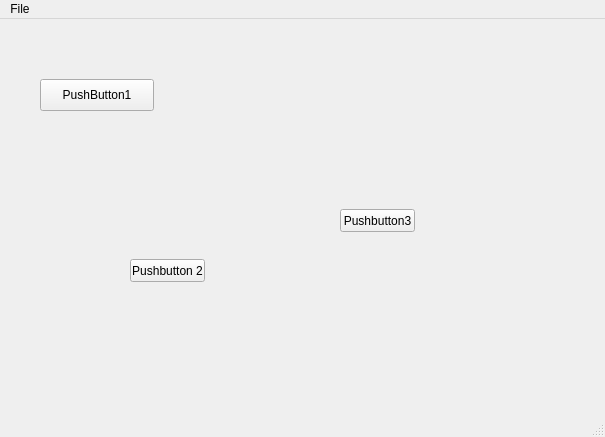
<?xml version="1.0" encoding="UTF-8"?>
<ui version="4.0">
 <class>MainWindow</class>
 <widget class="QMainWindow" name="MainWindow">
  <property name="geometry">
   <rect>
    <x>0</x>
    <y>0</y>
    <width>605</width>
    <height>437</height>
   </rect>
  </property>
  <property name="windowTitle">
   <string>MainWindow</string>
  </property>
  <widget class="QWidget" name="centralWidget">
   <widget class="QPushButton" name="pushButton">
    <property name="geometry">
     <rect>
      <x>40</x>
      <y>60</y>
      <width>114</width>
      <height>32</height>
     </rect>
    </property>
    <property name="text">
     <string>PushButton1</string>
    </property>
   </widget>
   <widget class="QPushButton" name="pushButton_2">
    <property name="geometry">
     <rect>
      <x>130</x>
      <y>240</y>
      <width>75</width>
      <height>23</height>
     </rect>
    </property>
    <property name="text">
     <string>Pushbutton 2</string>
    </property>
   </widget>
   <widget class="QPushButton" name="pushButton_3">
    <property name="geometry">
     <rect>
      <x>340</x>
      <y>190</y>
      <width>75</width>
      <height>23</height>
     </rect>
    </property>
    <property name="text">
     <string>Pushbutton3</string>
    </property>
   </widget>
  </widget>
  <widget class="QStatusBar" name="statusBar"/>
  <widget class="QMenuBar" name="menuBar">
   <property name="geometry">
    <rect>
     <x>0</x>
     <y>0</y>
     <width>605</width>
     <height>21</height>
    </rect>
   </property>
   <widget class="QMenu" name="menuFile">
    <property name="title">
     <string>File</string>
    </property>
    <addaction name="actionQuit"/>
   </widget>
   <addaction name="menuFile"/>
  </widget>
  <action name="actionQuit">
   <property name="text">
    <string>Quit</string>
   </property>
  </action>
 </widget>
 <layoutdefault spacing="6" margin="11"/>
 <resources/>
 <connections>
  <connection>
   <sender>actionQuit</sender>
   <signal>triggered()</signal>
   <receiver>MainWindow</receiver>
   <slot>close()</slot>
   <hints>
    <hint type="sourcelabel">
     <x>-1</x>
     <y>-1</y>
    </hint>
    <hint type="destinationlabel">
     <x>302</x>
     <y>218</y>
    </hint>
   </hints>
  </connection>
 </connections>
 <slots>
  <slot>checkbox_on()</slot>
  <slot>checkbox_off()</slot>
  <slot>whatever()</slot>
 </slots>
</ui>
